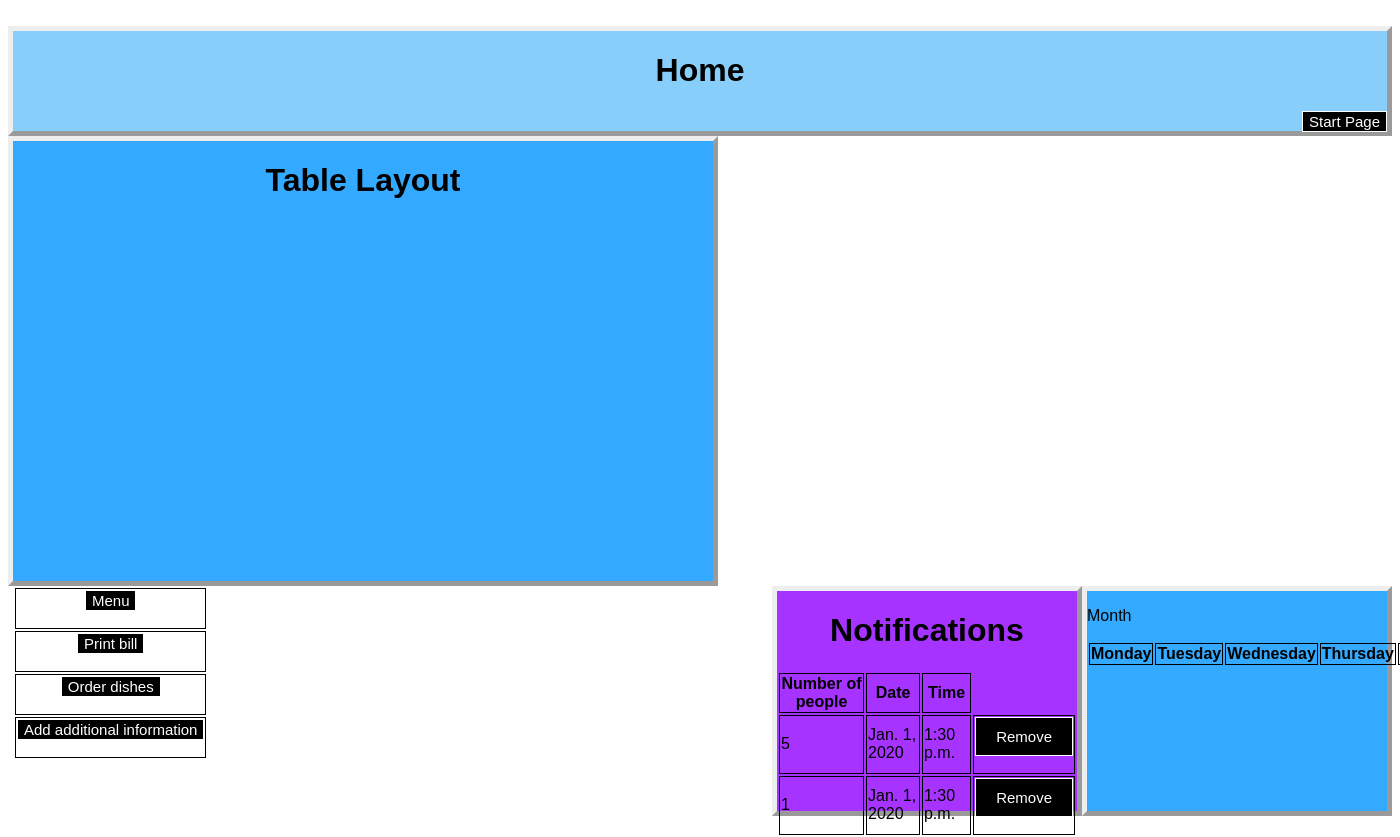
The app's page /staffhome/, older data.
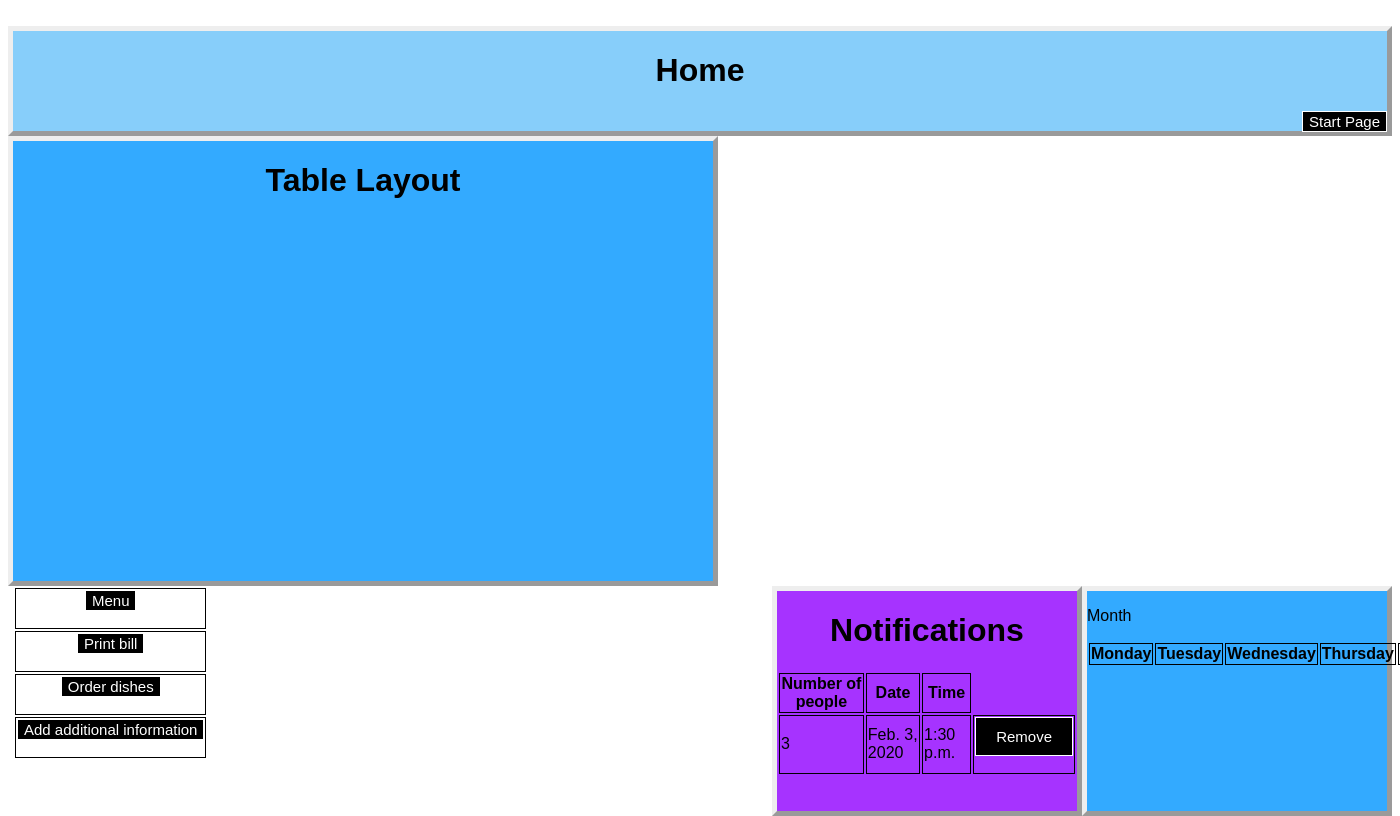
The same page, newer data.
### bookings/models.py (models this page shows, shortened)
class Reservation(models.Model):
    reservationID = models.AutoField(primary_key=True, unique=True)
    no_of_people = models.PositiveIntegerField()
    date_of_booking = models.DateField(default=datetime.now)
    time_of_booking = models.TimeField()

### bookings/views.py (the view, shortened to what this page needs)
# urls.py: re_path(r'staffhome/$', views.staffhome, name='staffhome'),
def staffhome(request):
    class Notifications:
        def __init__(self):
            self.queue = list()
            self.front = 0
            self.rear = 0
            self.maxSize = 6
            self.size = len(self.queue)
            QueueFull = False
    reservations = Reservation.objects.all()
    context = {'reservations' : reservations}
    return render(request, 'bookings/staffhome.html', context)

### bookings/templates/bookings/staffhome.html (shortened to what this page needs)
﻿<html>
<head>
    {% load staticfiles %}
    <link rel="stylesheet" type="text/css" href="{% static 'staffhomestyle.css' %}" />
</head>
<body>
    <div class="navbar">
        <h1 align="center"><b>Home</b></h1>
        <form align="right" action="/">
            <input class="startbutton" type="submit" value="Start Page"/>
        </form>
    </div>
    <div class="tablelayout">
        <h1 align="center">Table Layout</h1>
    </div>
    <div class="buttons">
        <table>
            <tr>
                <td><form align="center" action="/menu">
                    <input class="button" type="submit" value="Menu"/>
                    </form>
                </td>
            </tr>
            <tr>
                <td><form align="center">
                    <input class="button" type="submit" value="Print bill"/>
                    </form>
                </td>
            </tr>
            <tr>
                <td><form align="center">
                    <input class="button" type="submit" value="Order dishes"/>
                    </form>
                </td>
            </tr>
            <tr>
                <td><form align="center">
                    <input class="button" type="submit" value="Add additional information"/>
                    </form>
                </td>
            </tr>
        </table>
    </div>
    <div class="calendar">
        <div class="months">
            <p>Month</p>
        </div>
        <table>
            <tr>
                <th>Monday</th>
                <th>Tuesday</th>
                <th>Wednesday</th>
                <th>Thursday</th>
                <th>Friday</th>
            </tr>
        </table>
    </div>
    <div class="notifications">
        <h1 align="center">Notifications</h1>
        <table>
            <tr>
                <th>Number of people</th>
                <th>Date</th>
                <th>Time</th>
            </tr>
        {% for reservation in reservations %}
            <tr>
                <td>{{ reservation.no_of_people }}</td>
                <td>{{ reservation.date_of_booking }}</td>
                <td>{{ reservation.time_of_booking }}</td>
                <td><form align="center" action="staffhome/">
                <input class="removebtn" type="submit" value="Remove"/>
                </form></td>
            </tr>
        {% endfor %}
        </table>
    </div>
</body>
</html>

Row changes from the older to the newer data that the page shows:
removed Reservation: no_of_people "5", date_of_booking "Jan. 1, 2020", time_of_booking "1:30 p.m."
removed Reservation: no_of_people "1", date_of_booking "Jan. 1, 2020", time_of_booking "1:30 p.m."
added Reservation: no_of_people "3", date_of_booking "Feb. 3, 2020", time_of_booking "1:30 p.m."
